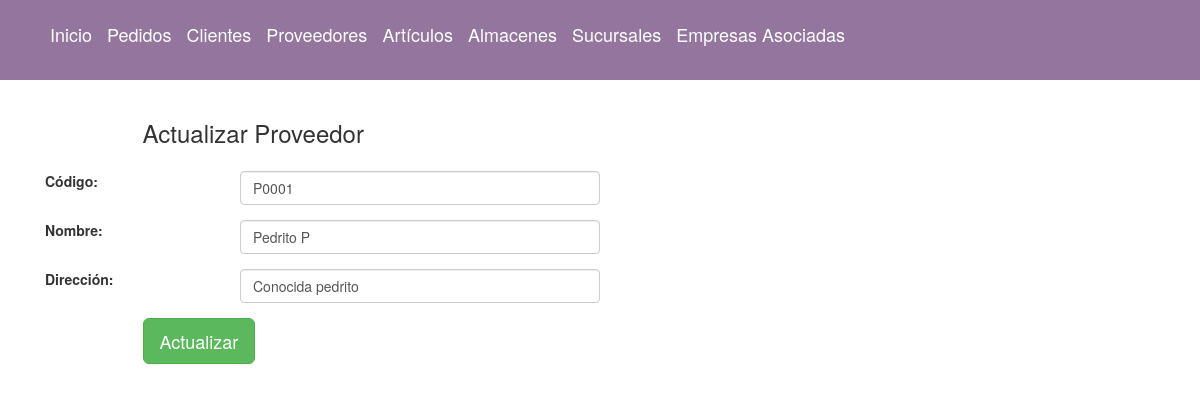
/editarproveedor/P0001/, run on the app's committed database.
### tiendaElectronicos/Tienda/models.py (models this page shows, shortened)
class Proveedor(models.Model):
	codigo = models.CharField(max_length=5, primary_key=True)
	nombre = models.CharField(max_length=60)
	direccion = models.CharField(max_length=100, default='')

### tiendaElectronicos/Tienda/views.py (the view)
# urls.py: path('editarproveedor/<str:codigo>/', views.editar_proveedor, name='editarproveedor'),
def editar_proveedor(request, codigo):
    proveedor = Proveedor.objects.get(codigo=codigo)
    return render(request,'tienda/editar_proveedor.html', {'proveedor':proveedor})

### tiendaElectronicos/Tienda/templates/tienda/editar_proveedor.html (shortened to what this page needs)
{% extends "base/base.html" %}
{% block content %}
<div class="col-md-12">
    <form method="POST" class="post-form" action="{% url 'actualizarproveedor' proveedor.codigo %}">
        <div class="container">
           <br>
            <div class="form-group row">
                <label class="col-sm-1 col-form-label"></label>
                <div class="col-sm-4">
                    <h3>Actualizar Proveedor</h3>
                </div>
            </div>
            <div class="form-group row">
                <label class="col-sm-2 col-form-label">Código:</label>
                <div class="col-sm-4">
                    <input type="text" class="form-control" name="codigo" id="id_codigo" required maxlength="100" value="{{ proveedor.codigo }}" />
                </div>
            </div>
            <div class="form-group row">
                <label class="col-sm-2 col-form-label">Nombre:</label>
                <div class="col-sm-4">
                    <input type="text" class="form-control" name="nombre" id="id_nombre" required maxlength="100" value="{{ proveedor.nombre }}" />
                </div>
            </div>
            <div class="form-group row">
                <label class="col-sm-2 col-form-label">Dirección:</label>
                <div class="col-sm-4">
                    <input type="text" class="form-control" name="direccion" id="id_direccion" required maxlength="100" value="{{ proveedor.direccion }}" />
                </div>
            </div>
            <div class="form-group row">
                <label class="col-sm-1 col-form-label"></label>
                <div class="col-sm-4">
                    <button type="submit" class="btn btn-success btn-lg">Actualizar</button>
                </div>
            </div>
        </div>
    </form>
</div>
{% endblock content %}

### data on the page
Proveedor: codigo "P0001", nombre "Pedrito P", direccion "Conocida pedrito"
